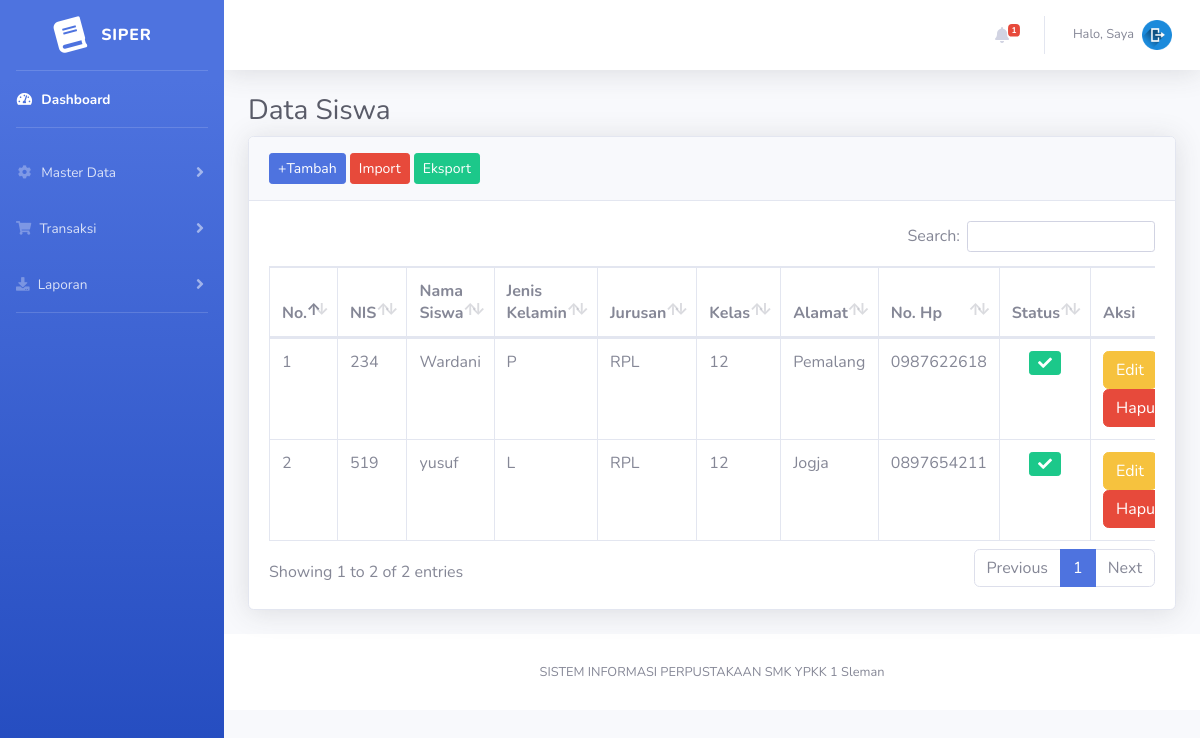
/admin/data_siswa.php, run on an earlier commit of the app's database.
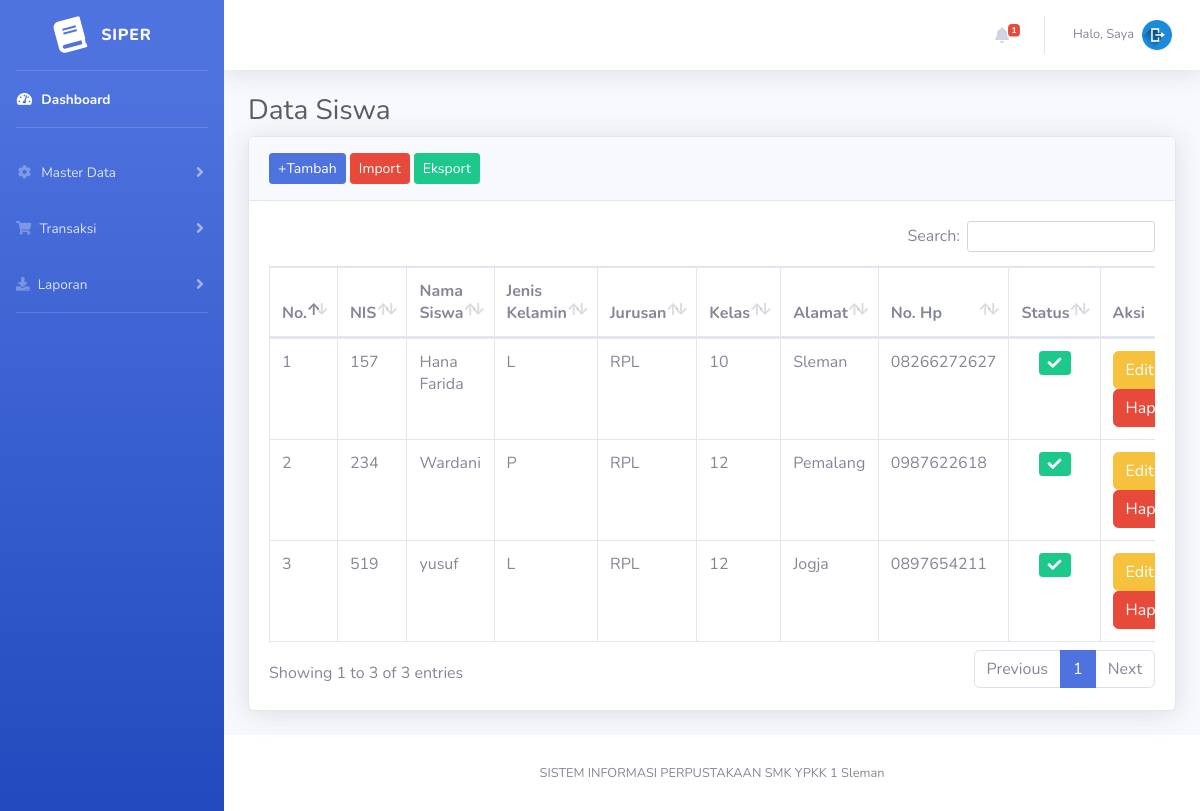
And on a later commit of the database.
### tables this page shows
CREATE TABLE `tbl_siswa` (
  `nis` int(11) NOT NULL,
  `nama_siswa` varchar(255) NOT NULL,
  `jenis_kelamin` enum('L','P') NOT NULL,
  `pass` varchar(255) NOT NULL,
  `jurusan` varchar(25) NOT NULL,
  `kelas` varchar(25) NOT NULL,
  `alamat` varchar(255) NOT NULL,
  `no_hp` varchar(11) NOT NULL,
  `status` enum('aktif','tidak') NOT NULL,
  `user_id` int(11) NOT NULL
);

### admin/data_siswa.php (the view, shortened to what this page needs)
<?php
include "header_admin.php";
include "sidebar_admin.php";
?>
<div class="container-fluid">
    <h1 class="h3 mb-2 text-gray-800">Data Siswa</h1>
    <div class="card shadow mb-4">
        <div class="card-header py-3">
            <button class="btn btn-sm btn-primary" data-toggle="modal" data-target="#tambah">+Tambah</button>
            <button class="btn btn-sm btn-danger" data-toggle="modal" data-target="#import">Import</button>
            <button class="btn btn-sm btn-success" data-toggle="modal" data-target="#eksport">Eksport</button>
        </div>
        <div class="card-body">
            <div class="table-responsive">
                <table class="table table-bordered" id="dataTable" width="100%" cellspacing="0">
                    <thead>
                        <tr>
                            <th>No.</th>
                            <th>NIS</th>
                            <th>Nama Siswa</th>
                            <th>Jenis Kelamin</th>
                            <th>Jurusan</th>
                            <th>Kelas</th>
                            <th>Alamat</th>
                            <th>No. Hp</th>
                            <th>Status</th>
                            <th>Aksi</th>
                        </tr>
                    </thead>
                    <tbody>
                        <?php
                        $no = 1;
                        $query = "SELECT *FROM tbl_siswa";
                        $result = mysqli_query($koneksi, $query);
                        while ($row = mysqli_fetch_assoc($result)) {
                        ?>
                            <tr>
                                <td><?php echo $no++; ?></td>
                                <td><?php echo $row['nis']; ?></td>
                                <td><?php echo $row['nama_siswa']; ?></td>
                                <td><?php echo $row['jenis_kelamin']; ?></td>
                                <td><?php echo $row['jurusan']; ?></td>
                                <td><?php echo $row['kelas']; ?></td>
                                <td><?php echo $row['alamat']; ?></td>
                                <td><?php echo $row['no_hp']; ?></td>
                                <td align="center">
                                    <form action="aksi_statussiwa.php" method="POST">
                                        <?php
                                        if ($row['status'] == 'aktif') {
                                        ?>
                                            <button type="submit" class="btn btn-success btn-sm"> <i class="fa fa-check"></i></button>
                                        <?php
                                        } else {
                                        ?>
                                            <button type="submit" class="btn btn-danger btn-sm"> <i class="fa fa-times"></i></button>
                                        <?php
                                        }
                                        ?>
                                    </form>
                                </td>
                                <td>
                                    <a href="edit_datasiswa.php?id=<?php echo $row['nis']; ?>" class="btn btn
                                                btn-warning">Edit</a>
                                    <a href="hapus_siswa.php?id=<?php echo $row['nis']; ?>" class="btn btn
                                                btn-danger" onclick="return confirm('Anda Yakin Akan Menghapus?')">Hapus</a>
                                </td>
                            </tr>
                        <?php } ?>
                    </tbody>
                </table>
            </div>
        </div>
    </div>
</div>
<?php
include "footer_admin.php";
?>

### admin/header_admin.php (shortened to what this page needs)
<head>
    <link href="../assets/vendor/fontawesome-free/css/all.min.css" rel="stylesheet" type="text/css">
    <link href="../assets/css/sb-admin-2.min.css" rel="stylesheet">
    <link href="../assets/vendor/datatables/dataTables.bootstrap4.min.css" rel="stylesheet">
    <link rel="stylesheet" href="../assets/vendor/datatables-buttons/css/buttons.bootstrap4.min.css">
    <link rel="stylesheet" href="../assets/vendor/select2/css/select2.min.css">
    <link rel="stylesheet" href="../assets/vendor/select2-bootstrap4-theme/select2-bootstrap4.min.css">
</head>

### admin/sidebar_admin.php (shortened to what this page needs)
<?php
include "../koneksi.php";
?>
<body id="page-top">
    <div id="wrapper">
        <ul class="navbar-nav bg-gradient-primary sidebar sidebar-dark accordion" id="accordionSidebar">
            <a class="sidebar-brand d-flex align-items-center justify-content-center" href="index_admin.php">
                <div class="sidebar-brand-icon rotate-n-15">
                    <i class="fas fa-book"></i>
                </div>
                <div class="sidebar-brand-text mx-3">SIPER</div>
            </a>
            <hr class="sidebar-divider my-0">
            <li class="nav-item active">
                <a class="nav-link" href="index_admin.php">
                    <i class="fas fa-fw fa-tachometer-alt"></i>
                    <span>Dashboard</span></a>
            </li>
            <hr class="sidebar-divider">
            <li class="nav-item">
                <a class="nav-link collapsed" href="#" data-toggle="collapse" data-target="#collapseTwo" aria-expanded="true" aria-controls="collapseTwo">
                    <i class="fas fa-fw fa-cog"></i>
                    <span>Master Data</span>
                </a>
            </li>
            <li class="nav-item">
                <a class="nav-link collapsed" href="#" data-toggle="collapse" data-target="#collapseUtilities" aria-expanded="true" aria-controls="collapseUtilities">
                    <i class="fas fa-shopping-cart"></i>
                    <span>Transaksi</span>
                </a>
            </li>
            <li class="nav-item">
                <a class="nav-link collapsed" href="#" data-toggle="collapse" data-target="#collapselaporan" aria-expanded="true" aria-controls="collapseTwo">
                    <i class="fas fa-download"></i>
                    <span>Laporan</span>
                </a>
            </li>
            <hr class="sidebar-divider">
        </ul>
        <div id="content-wrapper" class="d-flex flex-column">
            <div id="content">
                <nav class="navbar navbar-expand navbar-light bg-white topbar mb-4 static-top shadow">
                    <ul class="navbar-nav ml-auto">
                        <?php
                        $query = "select * from tbl_peminjaman inner join tbl_siswa on tbl_peminjaman.nis = tbl_siswa.nis where keterangan = 'Belum Kembali'";
                        $dtPeminjaman = mysqli_query($koneksi, $query);
                        ?>
                        <li class="nav-item dropdown no-arrow mx-1">
                            <a class="nav-link dropdown-toggle" href="#" id="alertsDropdown" role="button" data-toggle="dropdown" aria-haspopup="true" aria-expanded="false">
                                <i class="fas fa-bell fa-fw"></i>
                                <?php
                                $count = 0;
                                while ($data = mysqli_fetch_assoc($dtPeminjaman)) {
                                    $dateDiff = date_diff(date_create($data['tgl_pinjam']), date_create())->format('%r%a');
                                    if ($dateDiff > 7) {
                                        $count++;
                                    }
                                }
                                ?>
                                <?php if ($count > 0) : ?>
                                    <?php if ($count < 5) : ?>
                                        <span class="badge badge-danger badge-counter">
                                            <?= $count ?>
                                        </span>
                                    <?php else : ?>
                                        <span class="badge badge-danger badge-counter">
                                            +<?= $count ?>
                                        </span>
                                    <?php endif ?>
                                <?php endif ?>
                            </a>
                        </li>
                        <li class="nav-item dropdown no-arrow">
                            <a class="nav-link dropdown-toggle" href="#" id="userDropdown" role="button" data-toggle="dropdown" aria-haspopup="true" aria-expanded="false">
                                <span class="mr-2 d-none d-lg-inline text-gray-600 small">Halo, Saya <?php echo $_SESSION['username']; ?></span>
                                <img src="../assets/img/logout.png" width="30">
                            </a>
                        </li>
                    </ul>
                </nav>

### admin/footer_admin.php (shortened to what this page needs)
<footer class="sticky-footer bg-white">
    <div class="container my-auto">
        <div class="copyright text-center my-auto">
            <span>SISTEM INFORMASI PERPUSTAKAAN SMK YPKK 1 Sleman</span>
        </div>
    </div>
</footer>
</div>
</div>
</body>

What changed in the data, as far as the page shows it:
added tbl_siswa: nis "157", nama_siswa "Hana Farida", jenis_kelamin "L", jurusan "RPL", kelas "10", alamat "Sleman", no_hp "08266272627", status "aktif" (drawn)
Also different on the page:
text written by a page script: "Search: Showing 1 to 2 of 2 entries Previous 1 Next" → "Search: Showing 1 to 3 of 3 entries Previous 1 Next"
